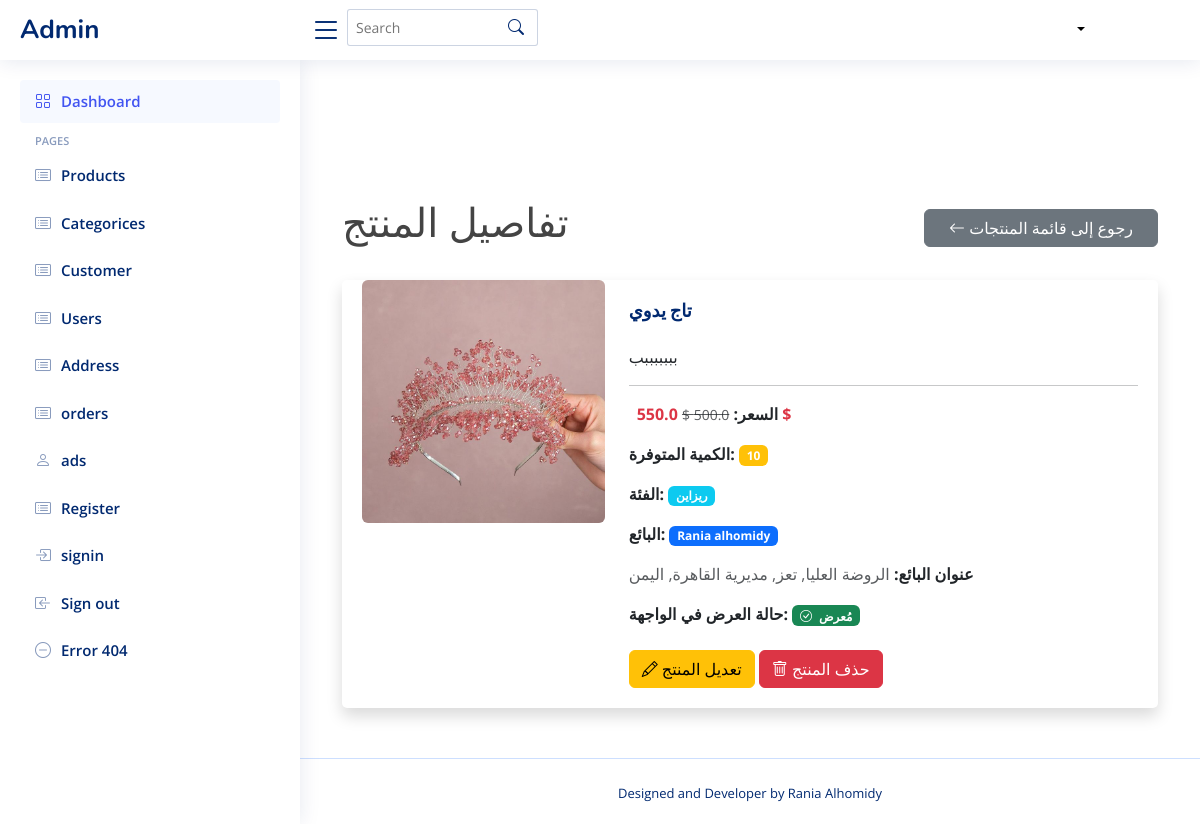
Screenshot of /admin/product_details_admin/10 with the database file from the repository.
### tables this page shows
CREATE TABLE product (
    id INTEGER PRIMARY KEY AUTOINCREMENT,
    name VARCHAR(255) NULL,
    image VARCHAR(500),
    description TEXT,
    category_id INTEGER NOT NULL,  -- القسم الفرعي
    seller_id INTEGER NOT NULL,  -- صاحب المنتج
    address_id INTEGER NULL,  -- عنوان صاحب المنتج
    price_id INTEGER,
    stock_id INTEGER,
    featured BOOLEAN DEFAULT 1,
    FOREIGN KEY (category_id) REFERENCES category(id),
    FOREIGN KEY (seller_id) REFERENCES sellers(id),
    FOREIGN KEY (address_id) REFERENCES seller_address(id),
    FOREIGN KEY (price_id) REFERENCES prices(id),
    FOREIGN KEY (stock_id) REFERENCES stock(id)
);

CREATE TABLE prices (
    id INTEGER PRIMARY KEY AUTOINCREMENT,
    product_id INTEGER,
    original_price REAL,
    profit_price REAL
);

CREATE TABLE category (
    id INTEGER PRIMARY KEY AUTOINCREMENT,
    name TEXT  NULL,
    parent_id INTEGER,
    image TEXT, is_active INTEGER DEFAULT 0, view_count INTEGER DEFAULT 0,
    FOREIGN KEY (parent_id) REFERENCES categories (id) ON DELETE SET NULL
);

CREATE TABLE sellers (
        id INTEGER PRIMARY KEY AUTOINCREMENT,
        name TEXT NOT NULL,
        store_name TEXT NOT NULL,
        store_image TEXT,
        address TEXT NOT NULL,  -- تمت إضافته هنا
        commercial_record TEXT,
        id_image TEXT,
        documents TEXT,
        SAddress_id INTEGER NOT NULL,
        num_id INTEGER NOT NULL,
        created_at TIMESTAMP DEFAULT CURRENT_TIMESTAMP,
        FOREIGN KEY (SAddress_id) REFERENCES seller_address(id),
        FOREIGN KEY (num_id) REFERENCES numbers(id)
    );

CREATE TABLE seller_address(
    id INTEGER PRIMARY KEY AUTOINCREMENT,
    latitude REAL,
    longitude REAL,
    address TEXT );

### admin_routes.py (the view)
@admin_bp.route('/product_details_admin/<int:product_id>')
def product_details_admin(product_id):
    conn = get_db_connection()
    product = conn.execute('''
        SELECT
            p.id,
            p.name,
            p.image,
            p.description,
            pr.original_price,
            pr.profit_price,
            COALESCE(s.quantity, 0) AS quantity,
            c.name AS category,
            c.id AS category_id,
            sllr.name AS seller,
            sllr.id AS seller_id,
            sa.address AS address,
            p.featured
        FROM product p
        LEFT JOIN prices pr ON p.price_id = pr.id
        LEFT JOIN stock s ON p.stock_id = s.id
        LEFT JOIN category c ON p.category_id = c.id
        LEFT JOIN sellers sllr ON p.seller_id = sllr.id
        LEFT JOIN seller_address sa ON sllr.SAddress_id = sa.id
        WHERE p.id = ?
    ''', (product_id,)).fetchone()
    conn.close()
    if product is None:
        flash("المنتج غير موجود", "danger")
        return redirect(url_for('admin.show_product'))
    return render_template('admin/product_details_admin.html', product=product)

### admin_routes.py (called while the page is built)
def get_db_connection():
    conn = sqlite3.connect('database/Eshop.db')
    conn.row_factory = sqlite3.Row
    return conn

### app.py (called while the page is built, shortened)
def get_db_connection():
    conn = sqlite3.connect('database/Eshop.db') # أو sqlite3.connect(app.config['DATABASE'])
    conn.row_factory = sqlite3.Row
    return conn

@app.context_processor
def inject_categories():
    conn = get_db_connection()
    cursor = conn.cursor()
    try:
        cursor.execute("""
            SELECT id, name, parent_id, image
            FROM category
            WHERE parent_id IS NULL
            ORDER BY name
        """)
        main_categories = cursor.fetchall()
        cursor.execute("SELECT id, name, parent_id, image FROM category ORDER BY name")
        all_categories = cursor.fetchall()
        return {
            'main_categories': main_categories,
            'all_categories': all_categories
        }
    finally:
        conn.close()

@app.context_processor
def inject_sellers():
    conn = get_db_connection()
    sellers = conn.execute('SELECT id, store_name FROM sellers').fetchall()
    conn.close()
    return dict(sellers=sellers)

@app.context_processor
def inject_user_data_and_cart_count():
    user_id = request.cookies.get('user_auth') # كوكي يدل على أن المستخدم مسجل دخول
    current_user_name = None
    total_items_in_cart = 0
    return dict(
        user_name=current_user_name, # اسم المستخدم (أو None)
        logged_in=bool(user_id), # True إذا كان user_id موجوداً (أي مسجل دخول)
        total_items_count=total_items_in_cart # العدد الكلي للمنتجات في السلة
    )

### templates/admin/product_details_admin.html
{% include 'admin/header.html' %}
<main id="main" class="main">
    <div class="container mt-5">
        <div class="d-flex justify-content-between align-items-center mb-4">
            <h1 class="text-center">تفاصيل المنتج</h1>
            <a href="{{ url_for('admin.show_product') }}" class="btn btn-secondary ps-4 pe-4">
                <i class="bi bi-arrow-left"></i> رجوع إلى قائمة المنتجات
            </a>
        </div>
        <div class="card shadow">
            <div class="card-body">
                <div class="row">
                    <div class="col-md-4">
                        {% if product.image %}
                            {% set image_path_no_static = product.image.replace('static/', '', 1) %}
                            <img src="{{ url_for('static', filename=image_path_no_static) }}" alt="صورة {{ product.name }}" class="img-fluid rounded">
                        {% else %}
                            <img src="{{ url_for('static', filename='static/uploads/products/default_seller.jpg') }}" alt="لا توجد صورة" class="img-fluid rounded">
                        {% endif %}
                    </div>
                    <div class="col-md-8">
                        <h2 class="card-title fw-bold">{{ product.name }}</h2>
                        <p class="card-text">{{ product.description }}</p>
                        <hr>
                        <p class="card-text">
                            <strong>السعر:</strong>
                            <span class="text-decoration-line-through text-muted small">{{ product.original_price }} $</span>
                            <strong class="text-danger ms-2">{{ product.profit_price }} $</strong>
                        </p>
                        <p class="card-text">
                            <strong>الكمية المتوفرة:</strong>
                            {% if product.quantity > 10 %}
                                <span class="badge bg-success">{{ product.quantity }}</span>
                            {% elif product.quantity > 0 %}
                                <span class="badge bg-warning">{{ product.quantity }}</span>
                            {% else %}
                                <span class="badge bg-danger">غير متوفر</span>
                            {% endif %}
                        </p>
                        <p class="card-text">
                            <strong>الفئة:</strong>
                            <a href="{{ url_for('admin.edit_category', category_id=product.category_id) }}" title="تعديل الفئة">
                                <span class="badge bg-info">{{ product.category }}</span>
                            </a>
                        </p>
                        <p class="card-text">
                            <strong>البائع:</strong>
                            <a href="{{ url_for('admin.edit_seller', seller_id=product.seller_id) }}" title="تعديل البائع">
                                <span class="badge bg-primary">{{ product.seller }}</span>
                            </a>
                        </p>
                        <p class="card-text">
                            <strong>عنوان البائع:</strong>
                            <span class="text-muted">{{ product.address }}</span>
                        </p>
                        <p class="card-text">
                            <strong>حالة العرض في الواجهة:</strong>
                            {% if product.featured %}
                                <span class="badge bg-success"><i class="bi bi-check-circle me-1"></i> مُعرض</span>
                            {% else %}
                                <span class="badge bg-secondary"><i class="bi bi-x-circle me-1"></i> مخفي</span>
                            {% endif %}
                        </p>
                        <div class="mt-4">
                            <a href="{{ url_for('admin.edit_product', product_id=product.id) }}" class="btn btn-warning"><i class="bi bi-pencil"></i> تعديل المنتج</a>
                            <form action="{{ url_for('admin.delete_product', product_id=product.id) }}" method="POST" class="d-inline">
                                <button type="submit" class="btn btn-danger" onclick="return confirm('هل أنت متأكد من الحذف؟');"><i class="bi bi-trash"></i> حذف المنتج</button>
                            </form>
                        </div>
                    </div>
                </div>
            </div>
        </div>
    </div>
</main>
{% include 'admin/footer.html' %}

### static/css/index.css (style rules this page uses)
:root { scroll-behavior: smooth; }
body { font-family: "Open Sans", sans-serif; background: #ffffff; color: #444444; }
a { color: #000; text-decoration: none; }
h1, h2, h3, h4, h5, h6 { font-family: "Nunito", sans-serif; }
#main { margin-top: 60px; padding: 20px 30px; transition: all 0.3s; }
.card { margin-bottom: 30px; border: none; border-radius: 5px; box-shadow: 0px 0 30px rgba(1, 41, 112, 0.1); }
.card-title { padding: 20px 0 15px 0; font-size: 18px; font-weight: 500; color: #012970; font-family: "Poppins", sans-serif; }
.card-body { padding: 0 20px 20px 20px; }
@media (min-width: 1200px) { #main, #footer { margin-left: 300px; } }
a { color: #fff; }

### rows the page displays
product: name "تاج يدوي", description "بببببببب"
prices: original_price "500.0", profit_price "550.0"
category: category "ريزاين"
sellers: seller "Rania alhomidy"
seller_address: address "الروضة العليا, تعز, مديرية القاهرة, اليمن"

### other values shown
{{ product.quantity }} "10"
